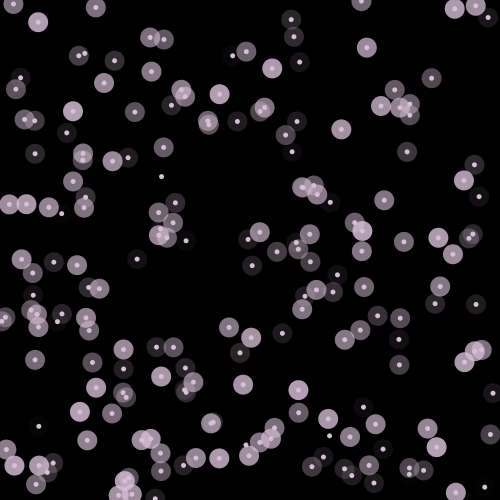
Frame 1 (no input)
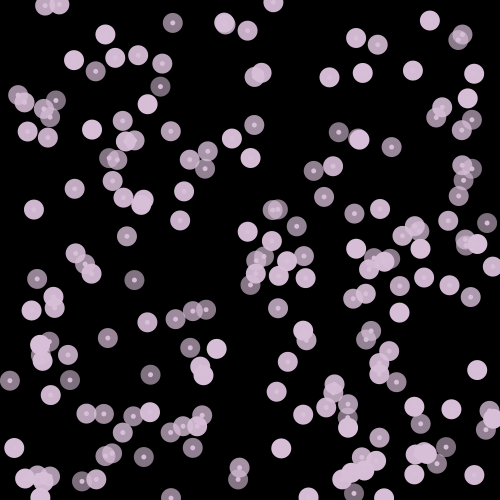
Frame 60 (the mouse pressed at the canvas centre just before this capture)
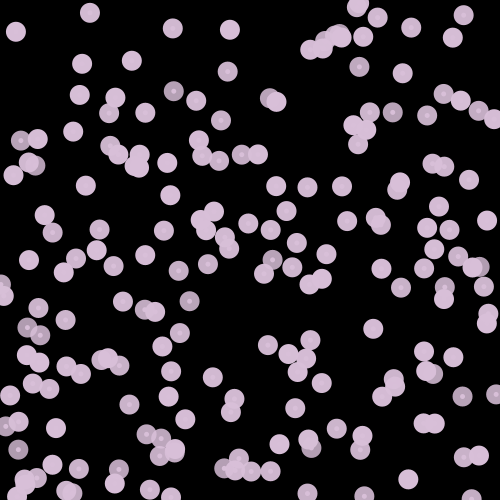
Frame 120 (the mouse held since frame 60 and released just before this capture)

The Processing sketch that drew these frames (run headless with seeded random() and noise(); from frame 60 on, the mouse is pressed at the canvas centre):

// Processing sketch: processing_71400
// ── processing_71400.pde

//the nets are just circles

int sizeX= 500;
int sizeY= 500;
fairy[] fairies = new fairy[200]; //an array of fairy objects
boolean drawingNet = false; //becomes true when the user clicks
net activeNet;

void setup() {
  //I used variables for the size so I can refer to them later 
  //when I'm making sure the fairies don't go offscreen
  size(500, 500);
  background(0);
  //fills the array with fairies created at random positions
  for (int i =0; i<200; i++) {
    fairies[i] = new fairy(random(0, sizeX), random(0, sizeY), random(-20, 20), random(-1, 1), random(0, 1));
  }
}

void draw() {
background(0);
  //call react
  //check if user is drawing circle 
  for (fairy each : fairies) {
    each.react();
  }

  if (!(activeNet==null)) {
    activeNet.drawNet();
  }
}

void mousePressed() {
  drawingNet = true;
  activeNet = new net(mouseX, mouseY);
}

void mouseReleased() {
  drawingNet = false;
  activeNet.closeNet();
}

//-------------------------------------------------------------//
class net {
  boolean closed;

  float centerX;
  float centerY;

  float rad;

  //constructor
  net(float x, float y) {
    centerX = x;
    centerY = y;
    closed = false;
  }

  void drawNet() {
    if (closed) {
      ellipse(centerX, centerY, rad, rad);
    }
    else {
      if (mouseX>centerX) {
        ellipse(centerX, centerY, mouseX-centerX, mouseX-centerX);
      }
      else {
        ellipse(centerX, centerY, centerX-mouseX, centerX-mouseX);
      }
    }
  }

  void closeNet() {
    closed = true;
    drawingNet=false;
    if (mouseX>centerX) {
      rad=mouseX-centerX;
    }
    else {
      rad=centerX-mouseX;
    }
  }
}


//-------------------------------------------------------------//
class fairy {
  boolean trapped = false;
  float xpos;
  float ypos;

  float xstep;
  float ystep;

  float breath;//the count that goes up
  float b =0.01;//how much the count goes up by
  float a;//the opacity

  float inner = 5;
  float outer = 20;


  //constructor, 
  //gets passed the initial x and y position of the fairy
  //the initial speed and where the transparency starts
  fairy(float x, float y, float x2, float y2, float i) {
    xpos = x;
    ypos = y;
    xstep = x2;
    ystep = y2;
    breath = i;
  }

  //this makes the fairy move 
  //and changes its direction if it's about to go out of bounds
  void react() {
    breathe();
    outOfBounds();
    if (trapped) {
      b= b+0.01;
      xstep = xstep*1.01;
      ystep = ystep*1.01;
    }
    xpos = xpos+xstep;
    ypos = ypos+ystep;
    //possible colour 221-160-221
    fill(216, 191, 216);
    noStroke();
    ellipse(xpos, ypos, inner, inner);
    fill(216, 191, 216,a);
    ellipse(xpos, ypos, outer, outer);
  }


  //if the fairy is about to go offscreen or run in to the edge 
  //of a net it turns it around. 
  void outOfBounds() {
    if (trapped) {
      //makes sure the fairy doesn't go outside the net
      if (xpos+xstep>activeNet.rad) {
        xstep = xstep*-1;
      }
      if (ypos+ystep>activeNet.rad) {
        ystep = ystep*-1;
      }
    }
    else {
      if (xpos+xstep<0 || xpos+xstep>sizeX) {
        xstep = xstep*-1;
      }
      if (ypos+ystep<0 || ypos+ystep>sizeY) {
        ystep = ystep*-1;
      }
      if (!(activeNet==null)) {
        if (dist(xpos+xstep, ypos+ystep, activeNet.centerX, activeNet.centerY)<activeNet.rad) {
          ystep = ystep*-1;
          xstep = xstep*-1;
        }
      }
    }
  }

  //the glow around the fairy fades in and out 
  //to look like the fairy is breathing
  void breathe() {
    a = sin(breath)*255;
    //uses a sin wave to change the transparency smoothly;
    breath= breath+b;
  }
}
